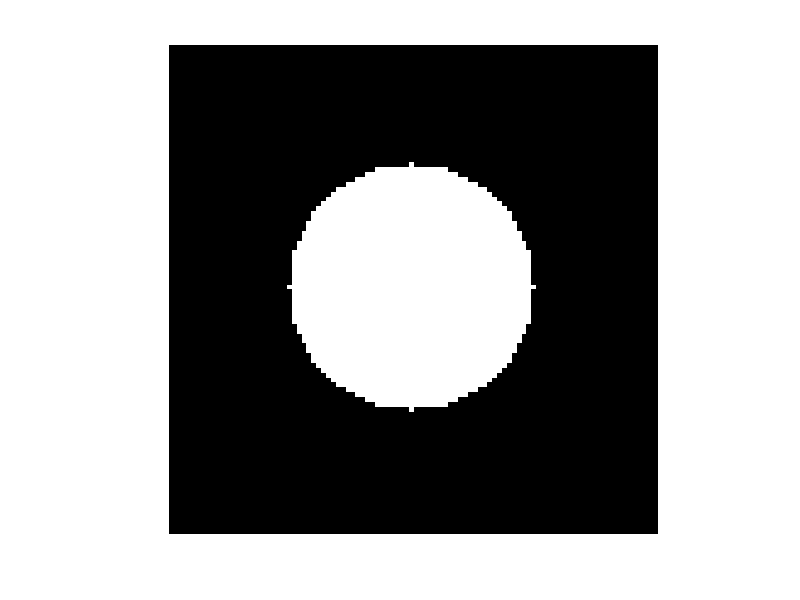

MATLAB code to generate this figure:
A=zeros(100,100);
[row column]=size(A);
Cx=50;
Cy=50;
radius=25;

for i=1:1:row
    for j=1:1:column
        if(sqrt((Cx-i)^2+(Cy-j)^2)<=radius)
            A(i,j)=255;
        end
    end
end

figure:imshow(A)
